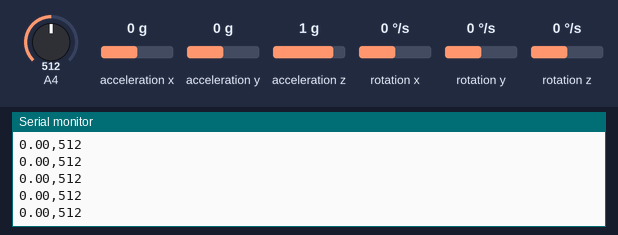
The sketch below on a simulated Arduino Uno, built with avr-gcc and run on an emulated ATmega328P. On the bench: the last lines printed to the serial monitor. Inputs (shaded band) come from the test bench; at power-on: acceleration y 0 g, A4 = 512, acceleration z 1 g, acceleration x 0 g, rotation x 0 °/s, rotation y 0 °/s, rotation z 0 °/s.

Above: at 1.7 s.
1.8 s: acceleration y set to -1.4 g
At 2.3 s:
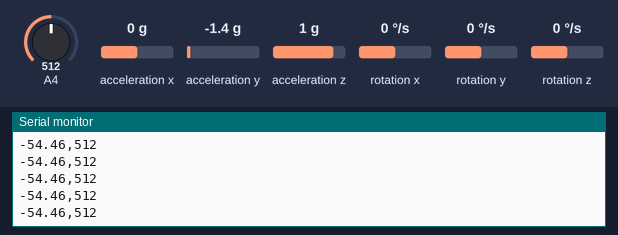
3.3 s: A4 set to 716
At 4.3 s:
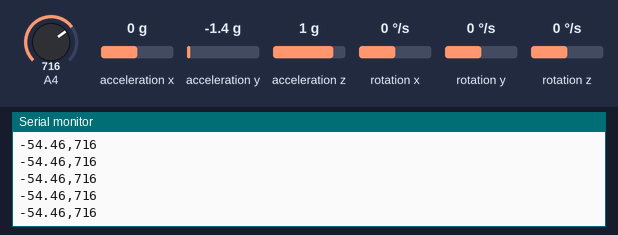
4.8 s: acceleration z set to -1.4 g
At 5.7 s:
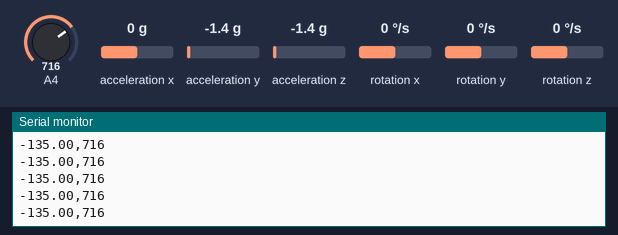
6.3 s: A4 set to 992
At 7.1 s:
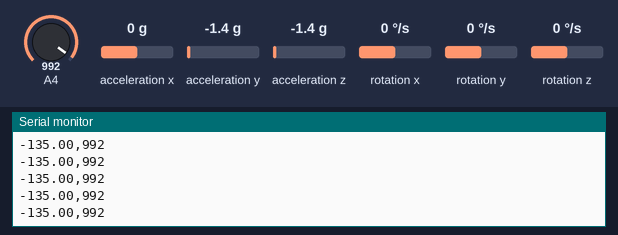
7.8 s: acceleration y set to -0.8 g
At 8.8 s:
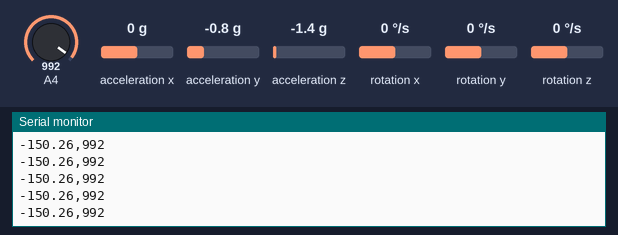
Timing chart, 0 to 10.3 s (numbered marks = the images above; inputs shaded):
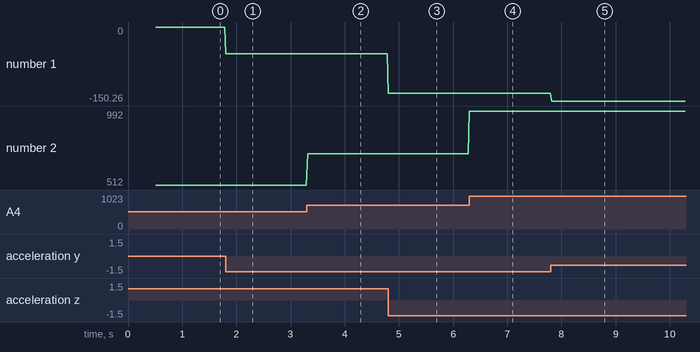

Measured:
- after the input at 1.8 s, the serial monitor: prints a new line at once (image 1)
- after the input at 3.3 s, the serial monitor: prints a new line at once (image 2)
- after the input at 4.8 s, the serial monitor: prints a new line at once (image 3)
- after the input at 6.3 s, the serial monitor: prints a new line at once (image 4)
- after the input at 7.8 s, the serial monitor: prints a new line at once (image 5)
- plotted number 1: 0 → -54.46 after the input at 1.8 s, -54.46 → -135 after the input at 4.8 s, -135 → -150.26 after the input at 7.8 s
- plotted number 2: 512 → 716 after the input at 3.3 s, 716 → 992 after the input at 6.3 s

The sketch:

MPU6050_DMP6_ImuData_for_ROS.ino
```cpp
#include "I2Cdev.h"
#include "MPU6050_6Axis_MotionApps20.h"
//#include "MPU6050.h" // not necessary if using MotionApps include file

// Arduino Wire library is required if I2Cdev I2CDEV_ARDUINO_WIRE implementation
// is used in I2Cdev.h
#if I2CDEV_IMPLEMENTATION == I2CDEV_ARDUINO_WIRE
    #include "Wire.h"
#endif

MPU6050 mpu;

#define EARTH_GRAVITY_MS2 9.80665  // m/s2
#define DEG_TO_RAD        0.017453292519943295769236907684886
#define RAD_TO_DEG        57.295779513082320876798154814105

// MPU control/status vars
bool dmpReady = false;  // set true if DMP init was successful
uint8_t mpuIntStatus;   // holds actual interrupt status byte from MPU
uint8_t devStatus;      // return status after each device operation (0 = success, !0 = error)
uint16_t packetSize;    // expected DMP packet size (default is 42 bytes)
uint16_t fifoCount;     // count of all bytes currently in FIFO
uint8_t fifoBuffer[64]; // FIFO storage buffer

// orientation/motion vars
Quaternion q;           // [w, x, y, z]         quaternion container
VectorInt16 aa;         // [x, y, z]            accel sensor measurements
VectorInt16 gg;         // [x, y, z]            gyro sensor measurements
VectorInt16 aaWorld;    // [x, y, z]            world-frame accel sensor measurements
VectorInt16 ggWorld;    // [x, y, z]            world-frame accel sensor measurements
VectorFloat gravity;    // [x, y, z]            gravity vector
float euler[3];         // [psi, theta, phi]    Euler angle container
float ypr[3];           // [yaw, pitch, roll]   yaw/pitch/roll container and gravity vector


void setup() {
    #if I2CDEV_IMPLEMENTATION == I2CDEV_ARDUINO_WIRE
        Wire.begin();
        Wire.setClock(400000); // 400kHz I2C clock. Comment this line if having compilation difficulties
    #elif I2CDEV_IMPLEMENTATION == I2CDEV_BUILTIN_FASTWIRE
        Fastwire::setup(400, true);
    #endif

    Serial.begin(115200);

    mpu.initialize();
    devStatus = mpu.dmpInitialize();

    // supply your own gyro offsets here, scaled for min sensitivity
    mpu.setXAccelOffset(-102);
  mpu.setYAccelOffset(-3228);
  mpu.setZAccelOffset(1073);
  mpu.setXGyroOffset(408);
  mpu.setYGyroOffset(5);
  mpu.setZGyroOffset(-6);// 1688 factory default for my test chip
  Serial.println(xPortGetCoreID());

    // make sure it worked (returns 0 if so)
    if (devStatus == 0) {

        mpu.CalibrateAccel(6);
        mpu.CalibrateGyro(6);
        mpu.PrintActiveOffsets();
        mpu.setDMPEnabled(true);

        mpuIntStatus = mpu.getIntStatus();

        dmpReady = true;
        packetSize = mpu.dmpGetFIFOPacketSize();
    }
}

void loop() {
    if (!dmpReady) return;
    // Serial.println(xPortGetCoreID());
    if (mpu.dmpGetCurrentFIFOPacket(fifoBuffer)) { // Get the Latest packet

        // display quaternion values in easy matrix form: w x y z
        mpu.dmpGetQuaternion(&q, fifoBuffer);
        // Serial.print("quat\t");
        // Serial.print(q.w);
        // Serial.print("\t");
        // Serial.print(q.x);
        // Serial.print("\t");
        // Serial.print(q.y);
        // Serial.print("\t");
        // Serial.println(q.z);

        mpu.dmpGetGravity(&gravity, &q);

        // // display initial world-frame acceleration, adjusted to remove gravity
        // // and rotated based on known orientation from quaternion
        // mpu.dmpGetAccel(&aa, fifoBuffer);
        // mpu.dmpConvertToWorldFrame(&aaWorld, &aa, &q);
        // Serial.print("aworld\t");
        // Serial.print(aaWorld.x * mpu.get_acce_resolution() * EARTH_GRAVITY_MS2);
        // Serial.print("\t");
        // Serial.print(aaWorld.y * mpu.get_acce_resolution() * EARTH_GRAVITY_MS2);
        // Serial.print("\t");
        // Serial.println(aaWorld.z * mpu.get_acce_resolution() * EARTH_GRAVITY_MS2);

        // // display initial world-frame acceleration, adjusted to remove gravity
        // // and rotated based on known orientation from quaternion
        // mpu.dmpGetGyro(&gg, fifoBuffer);
        // mpu.dmpConvertToWorldFrame(&ggWorld, &gg, &q);
        // Serial.print("ggWorld\t");
        // Serial.print(ggWorld.x * mpu.get_gyro_resolution() * DEG_TO_RAD);
        // Serial.print("\t");
        // Serial.print(ggWorld.y * mpu.get_gyro_resolution() * DEG_TO_RAD);
        // Serial.print("\t");
        // Serial.println(ggWorld.z * mpu.get_gyro_resolution() * DEG_TO_RAD);

        mpu.dmpGetYawPitchRoll(ypr, &q, &gravity);
        // Serial.print("ypr\t");
        // Serial.print(ypr[0] );
        // Serial.print(",");
        // Serial.print(ypr[1] );
        // Serial.print(",");
        Serial.print(ypr[2] * RAD_TO_DEG);
        Serial.print(",");
        Serial.println(analogRead(4));
        // Serial.println();

        delay(10);
    }
}
```
